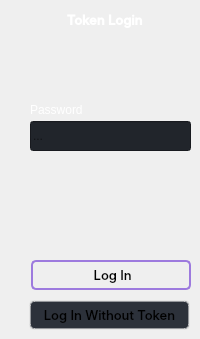
       <widget class="QWidget" name="token_login">
        <widget class="QLabel" name="passwordLabel_3">
         <property name="geometry">
          <rect>
           <x>30</x>
           <y>100</y>
           <width>151</width>
           <height>20</height>
          </rect>
         </property>
         <property name="styleSheet">
          <string notr="true">color: #fff;
background-color: transparent;
font: 600 10pt &quot;Inter Medium&quot;;
text-align: left;
color: #fff;
border-radius: 5px;</string>
         </property>
         <property name="lineWidth">
          <number>1</number>
         </property>
         <property name="text">
          <string>Password</string>
         </property>
         <property name="alignment">
          <set>Qt::AlignLeading|Qt::AlignLeft|Qt::AlignVCenter</set>
         </property>
        </widget>
        <widget class="QLineEdit" name="password_token">
         <property name="geometry">
          <rect>
           <x>30</x>
           <y>121</y>
           <width>161</width>
           <height>30</height>
          </rect>
         </property>
         <property name="minimumSize">
          <size>
           <width>0</width>
           <height>30</height>
          </size>
         </property>
         <property name="styleSheet">
          <string notr="true">background-color: rgb(33, 37, 43);
font: 600 10pt &quot;Inter Medium&quot;;</string>
         </property>
         <property name="inputMask">
          <string/>
         </property>
         <property name="text">
          <string/>
         </property>
         <property name="echoMode">
          <enum>QLineEdit::Password</enum>
         </property>
         <property name="placeholderText">
          <string>...</string>
         </property>
        </widget>
        <widget class="QPushButton" name="btn_dashboard_3">
         <property name="geometry">
          <rect>
           <x>60</x>
           <y>10</y>
           <width>120</width>
           <height>21</height>
          </rect>
         </property>
         <property name="minimumSize">
          <size>
           <width>120</width>
           <height>15</height>
          </size>
         </property>
         <property name="font">
          <font>
           <family>Inter Medium</family>
           <pointsize>10</pointsize>
           <italic>false</italic>
           <bold>true</bold>
          </font>
         </property>
         <property name="cursor">
          <cursorShape>PointingHandCursor</cursorShape>
         </property>
         <property name="styleSheet">
          <string notr="true">#btn_dashboard_3 {
background-color: transparent;
font: 600 10pt &quot;Inter Medium&quot;;
text-align: left;
color: #fff;
border-radius: 5px;
}
#btn_dashboard_3:hover {
background-color: transparent;
font: 600 10pt &quot;Inter Medium&quot;;
text-align: left;
color: #fff;
border-radius: 5px;
}
#btn_dashboard_3:pressed {
background-color: transparent;
font: 600 10pt &quot;Inter Medium&quot;;
text-align: left;
color: #9e77ed;
border-radius: 5px;
}</string>
         </property>
         <property name="text">
          <string>  Token Login</string>
         </property>
        </widget>
        <widget class="QPushButton" name="loginTokenButton">
         <property name="geometry">
          <rect>
           <x>31</x>
           <y>260</y>
           <width>160</width>
           <height>30</height>
          </rect>
         </property>
         <property name="minimumSize">
          <size>
           <width>150</width>
           <height>30</height>
          </size>
         </property>
         <property name="font">
          <font>
           <family>Inter Medium</family>
           <pointsize>10</pointsize>
           <italic>false</italic>
           <bold>false</bold>
          </font>
         </property>
         <property name="cursor">
          <cursorShape>PointingHandCursor</cursorShape>
         </property>
         <property name="styleSheet">
          <string notr="true">QPushButton {
	background-color: rgb(40, 27, 40);
	border: 2px solid rgb(157, 122, 222);
	background: solid;
	border-radius: 5px;
	font: 10pt &quot;Inter Medium&quot;;
}
QPushButton:hover {
	background-color: rgba(40, 27, 40, 170);
	border: 2px solid rgb(157, 122, 222);
	border-radius: 5px;
	font: 10pt &quot;Inter Medium&quot;;
}
QPushButton:pressed {	
	background-color: rgb(255, 243, 239);
	font: 10pt &quot;Inter Medium&quot;;
	icon: url(:/icons/images/icons/log-in_purple.png);
	color: #9e77ed;
	border-radius: 5px;
}</string>
         </property>
         <property name="text">
          <string> Log In</string>
         </property>
         <property name="icon">
          <iconset resource="resources.qrc">
           <normaloff>:/icons/images/icons/login.png</normaloff>:/icons/images/icons/login.png</iconset>
         </property>
        </widget>
        <widget class="QPushButton" name="loginNormalButton">
         <property name="geometry">
          <rect>
           <x>29</x>
           <y>300</y>
           <width>161</width>
           <height>30</height>
          </rect>
         </property>
         <property name="minimumSize">
          <size>
           <width>150</width>
           <height>30</height>
          </size>
         </property>
         <property name="font">
          <font>
           <family>Inter Medium</family>
           <pointsize>10</pointsize>
           <italic>false</italic>
           <bold>false</bold>
          </font>
         </property>
         <property name="cursor">
          <cursorShape>PointingHandCursor</cursorShape>
         </property>
         <property name="toolTip">
          <string>&lt;html&gt;&lt;head/&gt;&lt;body&gt;&lt;p&gt;This will take you to our website.&lt;/p&gt;&lt;/body&gt;&lt;/html&gt;</string>
         </property>
         <property name="styleSheet">
          <string notr="true">QPushButton {
	background-color: rgb(44, 49, 58);
	font: 10pt &quot;Inter Medium&quot;;
	border-radius: 5px;
	border: 2px solid rgba(222, 222, 222, 150);
}
QPushButton:hover {
	background-color: #47505e;
	border-radius: 4px;
	border: 2px solid rgba(222, 222, 222, 150);
}
QPushButton:pressed {	
	background-color: rgb(255, 243, 239);
	font: 10pt &quot;Inter Medium&quot;;
	icon: url(:/icons/images/icons/italic_purple.png);
	color: #9e77ed;
	border-radius: 5px;
	border: 2px solid rgba(222, 222, 222, 150);
}</string>
         </property>
         <property name="text">
          <string>Log In Without Token</string>
         </property>
         <property name="icon">
          <iconset resource="resources.qrc">
           <normaloff>:/icons/images/icons/italic.png</normaloff>:/icons/images/icons/italic.png</iconset>
         </property>
        </widget>
        <widget class="QLabel" name="icon_3">
         <property name="geometry">
          <rect>
           <x>40</x>
           <y>11</y>
           <width>20</width>
           <height>20</height>
          </rect>
         </property>
         <property name="styleSheet">
          <string notr="true"/>
         </property>
         <property name="text">
          <string/>
         </property>
         <property name="pixmap">
          <pixmap resource="resources.qrc">:/icons/images/icons/key.png</pixmap>
         </property>
         <property name="scaledContents">
          <bool>false</bool>
         </property>
        </widget>
       </widget>
